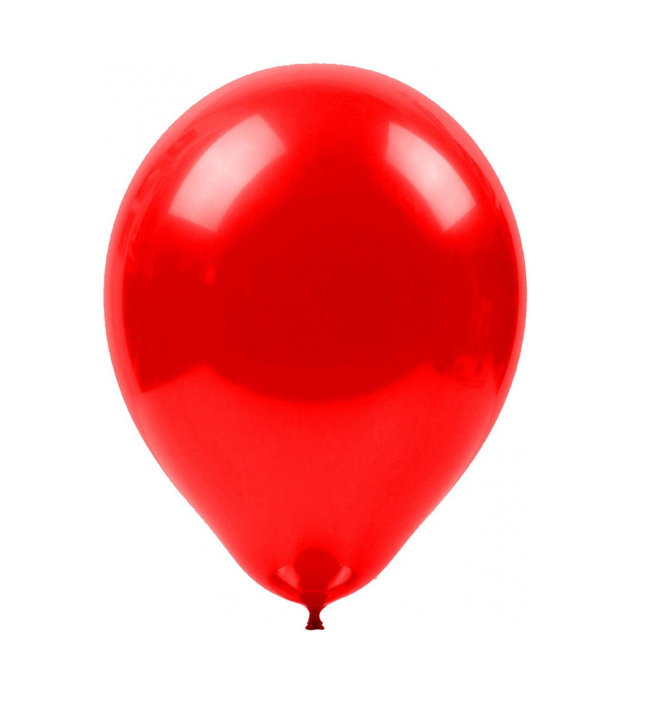
#> input picture İslemler/balon.jpg, 1300 x 1430 px (shown at 1/2 size)
$ python 2.ROI.py
#> lines starting #> are read from the running program, lines starting #| are printed output that depends on the picture
import cv2
img = cv2.imread("balon.jpg")
#> img is the input picture: shape (1430, 1300, 3); mean B, G, R 173.1, 173.1, 247.9

roi = img[400:500, 300:480]
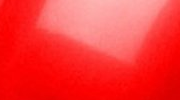
#> roi: shape (100, 180, 3); mean B, G, R 54, 54.2, 250.3

cv2.imshow("resim", img)
cv2.imshow("roi", roi)

cv2.waitKey(0)
cv2.destroyAllWindows()

# ROI: ilgi alanı, resim üstünde istenilen ya da ilgilenilen alan

$ run again, with İslemler/circleBlack.jpg copied over İslemler/balon.jpg
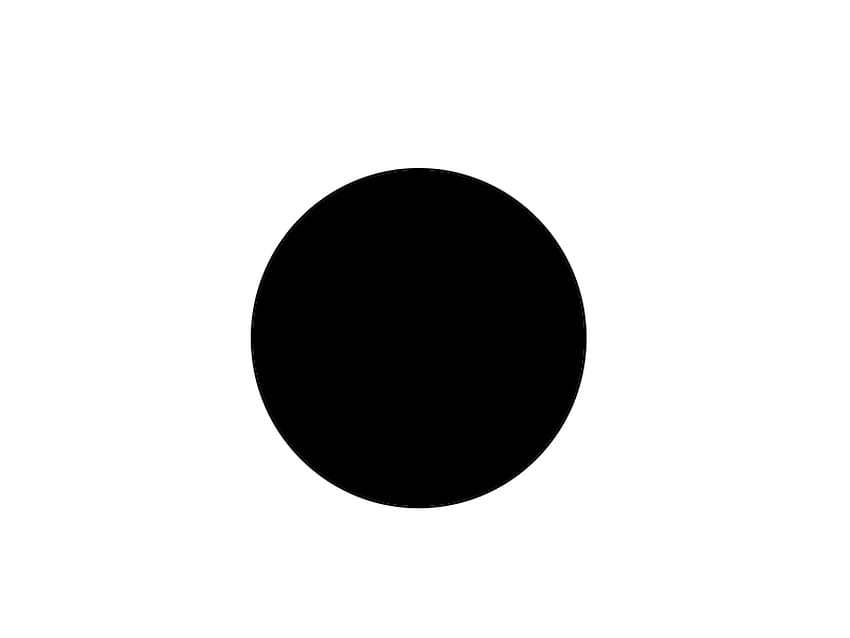
#> input picture İslemler/circleBlack.jpg, 850 x 638 px
#> img is the input picture: shape (638, 850, 3); min 0, max 255, mean 212.8
#> `roi = img[400:500, 300:480]`:
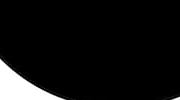
#> roi: shape (100, 180, 3); min 0, max 255, mean 16.5
